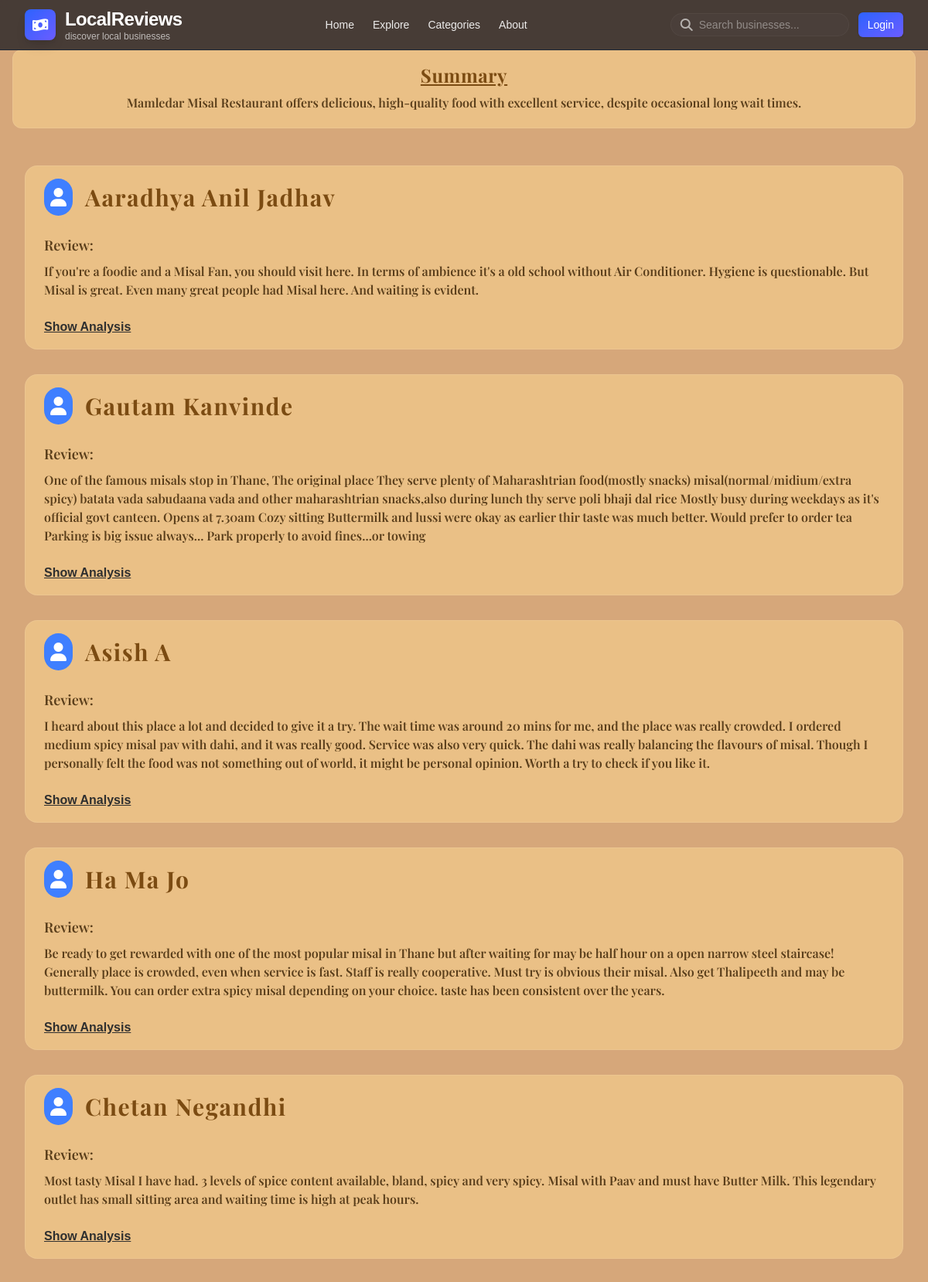
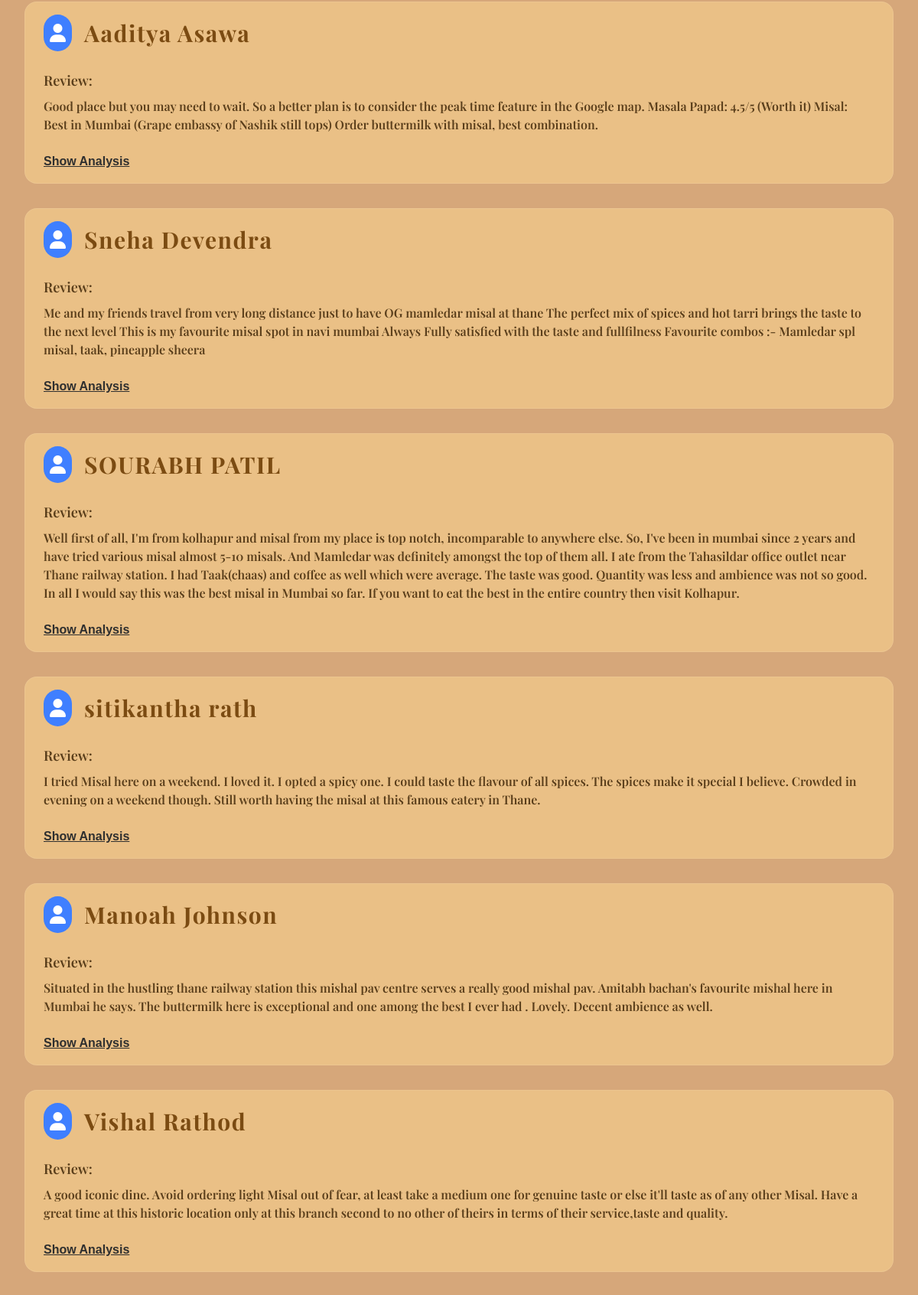
The app's page /pos_reviews/mamledar-misal-restaurant (upper part) with its own data (2 pictures, top to bottom).
### reviews/models.py (models this page shows, shortened)
class Review(models.Model):
    company = models.CharField(max_length=100, default='X')
    username = models.CharField(max_length=255, default='Anonymous')
    review = models.CharField(max_length=512)
    sentiment = models.CharField(max_length=20, default='')
    feedback1 = models.CharField(max_length=512, default='')
    feedback2 = models.CharField(max_length=512, default='', blank=True, null=True)
    feedback3 = models.CharField(max_length=512, default='', blank=True, null=True)

### reviews/views.py (the view)
# urls.py: path('pos_reviews/<str:company>', views.show_positive_reviews, name='pos_reviews'),
def show_positive_reviews(request, company):
    entries = Review.objects.filter(company=company, sentiment='positive')
    pos_feedback, _ = get_json_data(company)
    return render(request, 'reviews/pos_reviews.html', {'entries': entries, 'pos_feedback': pos_feedback})

### reviews/views.py (called while the page is built)
def get_json_data(company, file_path=JSON_DIR):
    with open(file_path, 'r', encoding='utf-8') as json_file:
        company_feedbacks = json.loads(json_file.read())
    pos_feedback = None
    neg_feedback = None
    for company_feedback in company_feedbacks:
        if company in list(company_feedback.keys()):
            pos_feedback = company_feedback[company]['pos_feedback']
            neg_feedback = company_feedback[company]['neg_feedback']
    return pos_feedback, neg_feedback

### reviews/templates/reviews/pos_reviews.html (shortened to what this page needs)
{% load static %}
<!DOCTYPE html>
<html lang="en">
<head>
  <script src="https://cdn.tailwindcss.com"></script>
  <link
    rel="stylesheet"
    href="https://cdnjs.cloudflare.com/ajax/libs/font-awesome/6.4.0/css/all.min.css"
  />
</head>
<body class="min-h-screen w-full bg-[#d6a77a] text-gray-800">
  <header class="fixed top-0 left-0 right-0 z-50 bg-[#0b0f1a]/70 backdrop-blur-sm border-b border-gray-800">
    <div class="max-w-7xl mx-auto px-4 sm:px-6 lg:px-8">
      <div class="flex items-center justify-between h-16">
        <div class="flex items-center gap-3">
          <div class="flex items-center justify-center w-10 h-10 rounded-lg bg-gradient-to-br from-[#2d63ff] to-[#6b5cff] shadow-lg">
            <i class="fa-solid fa-money-bill-wave text-white text-lg"></i>
          </div>
          <div>
            <span class="text-lg sm:text-xl md:text-2xl font-extrabold tracking-tight text-white">LocalReviews</span>
            <div class="text-xs text-[rgba(255,255,255,0.65)] -mt-0.5">discover local businesses</div>
          </div>
        </div>
        <nav class="hidden md:flex items-center gap-6">
          <a href="{% url 'index' %}" class="text-sm font-medium text-[rgba(255,255,255,0.9)] hover:text-[#7fb1ff] transition">Home</a>
          <button class="text-sm font-medium text-[rgba(255,255,255,0.9)] hover:text-[#7fb1ff] transition">Explore</button>
          <button class="text-sm font-medium text-[rgba(255,255,255,0.9)] hover:text-[#7fb1ff] transition">Categories</button>
          <button class="text-sm font-medium text-[rgba(255,255,255,0.9)] hover:text-[#7fb1ff] transition">About</button>
        </nav>
        <div class="flex items-center gap-3">
          <div class="hidden sm:flex items-center bg-[rgba(255,255,255,0.02)] border border-[rgba(255,255,255,0.04)] rounded-full px-3 py-1">
            <i class="fa-solid fa-magnifying-glass text-[rgba(255,255,255,0.6)]"></i>
            <input
              type="search"
              placeholder="Search businesses..."
              class="ml-2 bg-transparent outline-none text-sm text-[rgba(255,255,255,0.9)] placeholder-[rgba(255,255,255,0.4)]"
            />
          </div>
          <div>
            <button id="auth-btn" class="px-3 py-1.5 rounded-md bg-gradient-to-br from-[#2d63ff] to-[#6b5cff] text-white text-sm font-medium shadow">Login</button>
          </div>
        </div>
      </div>
    </div>
  </header>
  <div class="max-w-[100rem] mx-auto mt-12 p-3 sm:p-4">
    <div class="rounded-xl bg-[#eac086] border border-[rgba(255,255,255,0.08)] p-3 sm:p-4">
      <h4 class="text-center text-xl sm:text-2xl font-bold mb-2 text-[#7b4b12] tracking-wide underline" style="font-family: 'Larken'">Summary</h4>
      <p class="text-center font-semibold mb-1 text-[#5a3e1b]" style="font-family: 'Frevent'">{{pos_feedback}}</p>
    </div>
  </div>
  <main class="max-w-7xl mx-auto p-4 sm:p-6 md:p-8 space-y-8">
    {% for entry in entries %}
    <div class="w-full bg-[#eac086] border border-[rgba(255,255,255,0.08)] rounded-2xl cursor-pointer px-6
   transition transform hover:-translate-y-1 hover:shadow-[0_10px_30px_rgba(255,224,189,0.2)] rounded-2xl p-4 space-y-4">
      <div class="flex items-center gap-4">
        <i class="fa-solid fa-user text-2xl text-white rounded-full bg-[#3f7fff] p-2"></i>
        <div class="flex-1 flex items-center justify-between">
          <div class="flex items-center gap-4">
            <p class="text-xl sm:text-2xl md:text-3xl leading-none text-[#7b4b12] tracking-wider" style="font-family: 'Larken'">
              {{ entry.username }}
            </p>
          </div>
        </div>
      </div>
      <div class="pt-2 space-y-2">
        <p class="text-lg font-semibold text-[#5a3e1b]" style="font-family: 'Frevent'">Review:</p>
        <p class="text-sm md:text-base text-[#5a3e1b]" style="font-family: 'Frevent'">{{ entry.review }}</p>
      </div>
      <div class="pt-2 space-y-2">
        <button id="show-analysis-btn-{{entry.id}}" onclick="showAnalysis({{entry.id}})" class="w-full text-[#2f2f2f] underline font-semibold text-left" type="button">Show Analysis</button>
      </div>
    </div>
    {% endfor %}
  </main>
</body>
</html>

### reviews/templates/reviews/pos_reviews.html (style rules this page uses)
body { font-family: 'Poppins', sans-serif; }

### records on screen
Review: username "Aaradhya Anil Jadhav", review "If you're a foodie and a Misal Fan, you should visit here. In terms of ambience it's a old school without Air Conditioner. Hygiene is questionable. But Misal is great. Even many great people had Misal here. And waiting is evident."
Review: username "Gautam Kanvinde", review "One of the famous misals stop in Thane, The original place They serve plenty of Maharashtrian food(mostly snacks) misal(normal/midium/extra spicy) batata vada sabudaana vada and other maharashtrian snacks,also during lunch thy serve poli bhaji dal rice Mostly busy during weekdays as it's official govt canteen. Opens at 7.30am Cozy sitting Buttermilk and lussi were okay as earlier thir taste was much better. Would prefer to order tea Parking is big issue always... Park properly to avoid fines...or towing"
Review: username "Asish A", review "I heard about this place a lot and decided to give it a try. The wait time was around 20 mins for me, and the place was really crowded. I ordered medium spicy misal pav with dahi, and it was really good. Service was also very quick. The dahi was really balancing the flavours of misal. Though I personally felt the food was not something out of world, it might be personal opinion. Worth a try to check if you like it."
Review: username "Ha Ma Jo", review "Be ready to get rewarded with one of the most popular misal in Thane but after waiting for may be half hour on a open narrow steel staircase! Generally place is crowded, even when service is fast. Staff is really cooperative. Must try is obvious their misal. Also get Thalipeeth and may be buttermilk. You can order extra spicy misal depending on your choice. taste has been consistent over the years."
Review: username "Chetan Negandhi", review "Most tasty Misal I have had. 3 levels of spice content available, bland, spicy and very spicy. Misal with Paav and must have Butter Milk. This legendary outlet has small sitting area and waiting time is high at peak hours."
Review: username "Aaditya Asawa", review "Good place but you may need to wait. So a better plan is to consider the peak time feature in the Google map. Masala Papad: 4.5/5 (Worth it) Misal: Best in Mumbai (Grape embassy of Nashik still tops) Order buttermilk with misal, best combination."
Review: username "Sneha Devendra", review "Me and my friends travel from very long distance just to have OG mamledar misal at thane The perfect mix of spices and hot tarri brings the taste to the next level This is my favourite misal spot in navi mumbai Always Fully satisfied with the taste and fullfilness Favourite combos :- Mamledar spl misal, taak, pineapple sheera"
Review: username "SOURABH PATIL", review "Well first of all, I'm from kolhapur and misal from my place is top notch, incomparable to anywhere else. So, I've been in mumbai since 2 years and have tried various misal almost 5-10 misals. And Mamledar was definitely amongst the top of them all. I ate from the Tahasildar office outlet near Thane railway station. I had Taak(chaas) and coffee as well which were average. The taste was good. Quantity was less and ambience was not so good. In all I would say this was the best misal in Mumbai so far. If you want to eat the best in the entire country then visit Kolhapur."
Review: username "sitikantha rath", review "I tried Misal here on a weekend. I loved it. I opted a spicy one. I could taste the flavour of all spices. The spices make it special I believe. Crowded in evening on a weekend though. Still worth having the misal at this famous eatery in Thane."
Review: username "Manoah Johnson", review "Situated in the hustling thane railway station this mishal pav centre serves a really good mishal pav. Amitabh bachan's favourite mishal here in Mumbai he says. The buttermilk here is exceptional and one among the best I ever had . Lovely. Decent ambience as well."
Review: username "Vishal Rathod", review "A good iconic dine. Avoid ordering light Misal out of fear, at least take a medium one for genuine taste or else it'll taste as of any other Misal. Have a great time at this historic location only at this branch second to no other of theirs in terms of their service,taste and quality."

### other values on screen
{{ pos_feedback }} "Mamledar Misal Restaurant offers delicious, high-quality food with excellent service, despite occasional long wait times."
